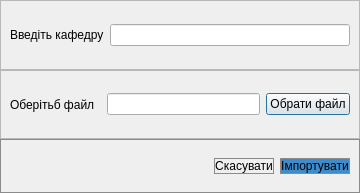
<?xml version="1.0" encoding="UTF-8"?>
<ui version="4.0">
 <class>ImportWindow</class>
 <widget class="QDialog" name="ImportWindow">
  <property name="geometry">
   <rect>
    <x>0</x>
    <y>0</y>
    <width>360</width>
    <height>193</height>
   </rect>
  </property>
  <property name="windowTitle">
   <string>Dialog</string>
  </property>
  <layout class="QVBoxLayout" name="verticalLayout">
   <property name="spacing">
    <number>0</number>
   </property>
   <property name="leftMargin">
    <number>0</number>
   </property>
   <property name="topMargin">
    <number>0</number>
   </property>
   <property name="rightMargin">
    <number>0</number>
   </property>
   <property name="bottomMargin">
    <number>0</number>
   </property>
   <item>
    <widget class="QFrame" name="frame_3">
     <property name="frameShape">
      <enum>QFrame::Shape::StyledPanel</enum>
     </property>
     <property name="frameShadow">
      <enum>QFrame::Shadow::Raised</enum>
     </property>
     <layout class="QHBoxLayout" name="horizontalLayout">
      <item>
       <widget class="QLabel" name="label">
        <property name="text">
         <string>Введіть кафедру</string>
        </property>
       </widget>
      </item>
      <item>
       <widget class="QLineEdit" name="departmentLineEdit"/>
      </item>
     </layout>
    </widget>
   </item>
   <item>
    <widget class="QFrame" name="frame">
     <property name="frameShape">
      <enum>QFrame::Shape::StyledPanel</enum>
     </property>
     <property name="frameShadow">
      <enum>QFrame::Shadow::Raised</enum>
     </property>
     <layout class="QHBoxLayout" name="horizontalLayout_3">
      <item>
       <widget class="QLabel" name="label_2">
        <property name="text">
         <string>Оберітьб файл  </string>
        </property>
       </widget>
      </item>
      <item>
       <widget class="QLineEdit" name="chooseFileLineEdit"/>
      </item>
      <item>
       <widget class="QPushButton" name="chooseFilePushButton">
        <property name="text">
         <string>Обрати файл</string>
        </property>
       </widget>
      </item>
     </layout>
    </widget>
   </item>
   <item>
    <widget class="QFrame" name="frame_2">
     <property name="maximumSize">
      <size>
       <width>16777215</width>
       <height>54</height>
      </size>
     </property>
     <property name="styleSheet">
      <string notr="true">border: 1px solid rgb(139, 139, 139);</string>
     </property>
     <property name="frameShape">
      <enum>QFrame::Shape::StyledPanel</enum>
     </property>
     <property name="frameShadow">
      <enum>QFrame::Shadow::Raised</enum>
     </property>
     <layout class="QHBoxLayout" name="horizontalLayout_2">
      <item>
       <spacer name="horizontalSpacer">
        <property name="orientation">
         <enum>Qt::Orientation::Horizontal</enum>
        </property>
        <property name="sizeHint" stdset="0">
         <size>
          <width>40</width>
          <height>20</height>
         </size>
        </property>
       </spacer>
      </item>
      <item>
       <widget class="QPushButton" name="cancelButon">
        <property name="styleSheet">
         <string notr="true">color: rgb(0, 0, 0);</string>
        </property>
        <property name="text">
         <string>Скасувати</string>
        </property>
       </widget>
      </item>
      <item>
       <widget class="QPushButton" name="agreeButton">
        <property name="styleSheet">
         <string notr="true">color: rgb(0, 0, 0);
background-color: rgb(60, 140, 206);</string>
        </property>
        <property name="text">
         <string>Імпортувати</string>
        </property>
       </widget>
      </item>
     </layout>
    </widget>
   </item>
  </layout>
 </widget>
 <resources/>
 <connections/>
</ui>
